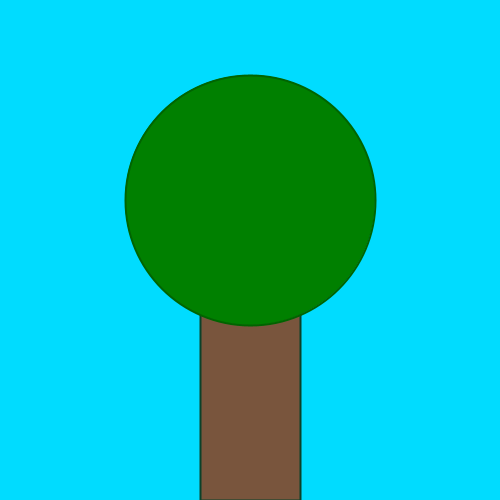
Frame 1 (no input)
Frame 60 (the mouse pressed at the canvas centre just before this capture): identical to frame 1, image omitted
Frame 120 (the mouse held since frame 60 and released just before this capture): identical to frame 1, image omitted

The Processing sketch that drew this single still picture (run headless with seeded random() and noise(); from frame 60 on, the mouse is pressed at the canvas centre):

// Processing sketch: Verdieping_Opdr_9_9
// ── Verdieping_Opdr_9_9.pde


void setup(){
  size(500,500);
}

void draw(){
  background(0,220,255);
  strokeWeight(2);
  stroke(11,65,41);
  fill(121,85,61);
  stam(200,200,100,300);
  stroke(0,100,0);
  fill(0,128,0);
  blad(250,200,250);
}

void stam(int x, int y, int w, int h){
  rect(x,y,w,h);
}
void blad(int x, int y, int r){
  ellipse(x,y,r,r);
}
